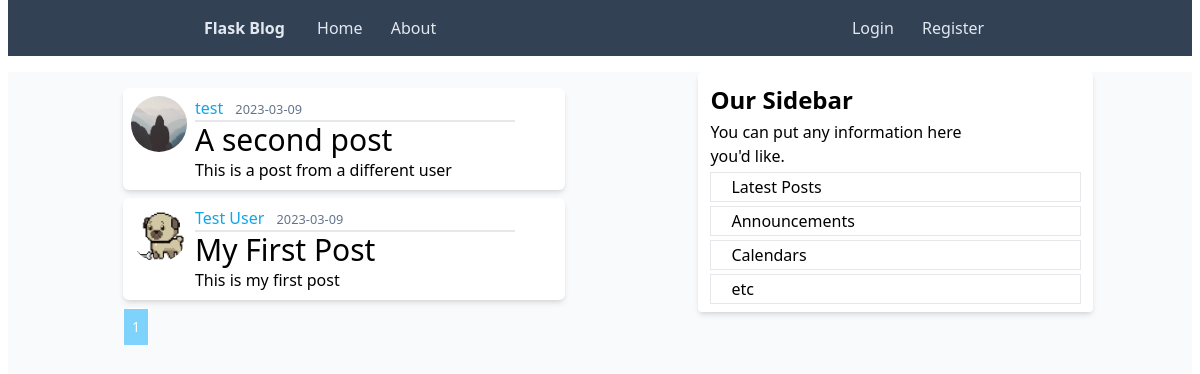
The page /home on the database its author committed.
### flask_blog/models.py (models this page shows, shortened)
class Post(db.Model):
    id = db.Column(db.Integer, primary_key=True)
    title = db.Column(db.String(100), nullable=False)
    date_posted = db.Column(db.DateTime, nullable=False, default=datetime.utcnow)
    content = db.Column(db.Text, nullable=False)
    user_id = db.Column(db.Integer, db.ForeignKey("user.id"), nullable=False)

class User(db.Model, UserMixin):
    id = db.Column(db.Integer, primary_key=True)
    username = db.Column(db.String(20), unique=True, nullable=False)
    email = db.Column(db.String(120), unique=True, nullable=False)
    image_file = db.Column(db.String(20), nullable=False, default="default.jpg")
    password = db.Column(db.String(60), nullable=False)
    posts = db.Relationship("Post", backref="author", lazy=True)

### flask_blog/main/routes.py (the view)
@main.route("/")
@main.route("/home")
def home():
    page = request.args.get("page", 1, type=int)
    posts = query_paginated(Post, page)
    return render_template("home.html", posts=posts)

### flask_blog/__init__.py (called while the page is built)
def query_paginated(table, page):
    return db.paginate(
        db.select(table).order_by(table.date_posted.desc()), per_page=5, page=page
    )

### flask_blog/templates/home.html
{% extends "base.html" %} {% block content%}
{% for post in posts.items %}
<article class=" rounded-md media content-section shadow-md p-2 flex flex-row bg-white">
    <img class="rounded-full h-[3.5rem] w-[3.5rem]" src="{{url_for('static',filename='profile_pics/' + post.author.image_file)}}">
    <div class="pl-2 ">
        <div class="border-b-2 w-[20rem]">
            <a class="mr-2 text-sky-500" href="{{url_for('users.user_posts',username=post.author.username)}}">{{ post.author.username }}</a>
            <small class="text-slate-500">{{ post.date_posted.strftime('%Y-%m-%d') }}</small>
        </div>
        <h2><a class="font-medium text-3xl hover:text-sky-500" href="{{url_for('posts.post',post_id=post.id)}}">{{ post.title }}</a></h2>
        <p class="article-content">{{ post.content }}</p>
    </div>
</article>
{% endfor %}
<section class="flex flex-wrap gap-1">
{%for page_num in posts.iter_pages(left_edge=1,right_edge=1, left_current=1,right_current=2)%}
    {%if page_num%}
        {%if posts.page==page_num%}
        <a class=" text-sm border-white border p-2 inline bg-sky-300 text-white" href="{{url_for('main.home',page=page_num)}}">{{page_num}}</a>
        {%else%}
        <a class=" text-sm border-sky-300 border text-sky-400 p-2 inline hover:bg-sky-300 hover:text-white" href="{{url_for('main.home',page=page_num)}}">{{page_num}}</a>
        {%endif%}
    {%else%}
        ...
    {%endif%}
{%endfor%}
</section>
{%endblock content%}

### flask_blog/templates/base.html (shortened to what this page needs)
<!DOCTYPE html>
<html lang="en">
<head>
    <link rel="stylesheet" href="{{url_for('static',filename='output.css')}}">
</head>
<body class="mx-2">
    <header>
        <nav>
            <div class=" flex flex-row items-center justify-around py-4 bg-slate-700">
                <div>
                    <a class="font-bold mr-4 text-slate-200" href="{{url_for('main.home')}}">Flask Blog</a>
                    <a class="font-medium px-3 py-2 text-slate-200 rounded-lg hover:bg-slate-100 hover:text-black"
                        href="{{url_for('main.home')}}">Home</a>
                    <a class="font-medium px-3 py-2 text-slate-200 rounded-lg hover:bg-slate-100 hover:text-black"
                        href="{{url_for('main.about')}}">About</a>
                </div>
                <div>
                    {%if current_user.is_authenticated%}
                    <a class="font-medium px-3 py-2 text-slate-200 rounded-lg hover:bg-slate-100 hover:text-black"
                        href="{{url_for('users.account')}}">Account</a>
                    <a class="font-medium px-3 py-2 text-slate-200 rounded-lg hover:bg-slate-100 hover:text-black"
                        href="{{url_for('users.logout')}}">Logout</a>
                    <a class="font-medium px-3 py-2 text-slate-200 rounded-lg hover:bg-slate-100 hover:text-black"
                        href="{{url_for('posts.new_post')}}">New Post</a>
                    {%else%}
                    <a class="font-medium px-3 py-2 text-slate-200 rounded-lg hover:bg-slate-100 hover:text-black"
                        href="{{url_for('users.login')}}">Login</a>
                    <a class="font-medium px-3 py-2 text-slate-200 rounded-lg hover:bg-slate-100 hover:text-black"
                        href="{{url_for('users.register')}}">Register</a>
                    {%endif%}
                </div>
            </div>
        </nav>
    </header>
    <main class=" bg-slate-50 w-full mt-4 h-screen">
        <div class="flex flex-row justify-around ">
            <div class="p-4 flex -mr-10 flex-col gap-2 w-2/5">
                {% block content%}
                {% endblock content %}
            </div>
            <div class="p-3 bg-white -ml-10 rounded w-1/3 shadow-md h-60">
                <div class="flex flex-col gap-1 h-full">
                    <h3 class="font-bold text-2xl h-1/4">Our Sidebar</h3>
                    <p class='w-3/4 h-1/4'>You can put any information here you'd like.
                    <ul class="h-3/4">
                        <li class="pl-5 py-1 mb-1 border  leading-tight">Latest Posts</li>
                        <li class="pl-5 py-1 mb-1 border  leading-tight">Announcements</li>
                        <li class="pl-5 py-1 mb-1 border leading-tight">Calendars</li>
                        <li class="pl-5 py-1 border leading-tight">etc</li>
                    </ul>
                    </p>
                </div>
            </div>
        </div>
    </main>
</body>
</html>

### rows shown on the page
Post: image_file (placeholder picture), author.username "test", date_posted "2023-03-09", title "A second post", content "This is a post from a different user"
Post: image_file (picture), author.username "Test User", date_posted "2023-03-09", title "My First Post", content "This is my first post"

### other values the page prints
{{ page_num }} "1"
